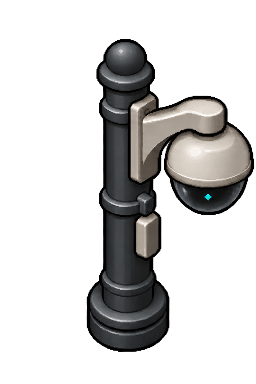
#> input picture docs/review/camera-shared-source/source/intact.png, 256 x 384 px
$ python build.py
#> lines starting #> are read from the running program, lines starting #| are printed output that depends on the picture; after the words box and inside, x2 and y2 are one past the last pixel; in counts of white or black regions, pixels touching at a corner belong together
from pathlib import Path
import json, hashlib
from PIL import Image, ImageDraw, ImageChops
ROOT=Path(__file__).resolve().parent
STATES=['intact','damaged','critical','destroyed']
def digest(p): return hashlib.sha256(p.read_bytes()).hexdigest()
# Authored source boundary around the changing dome; the suspension arm stays shared.
polygon=[(164,155),(172,143),(185,133),(199,137),(218,137),(227,127),(241,139),(255,154),(256,226),(163,226)]
mask=Image.new('L',(256,384));ImageDraw.Draw(mask).polygon(polygon,fill=255)
#> after `mask = Image.new('L', (256, 384))`: mask: PIL image 256x384 L; every value is 0
#> after `ImageDraw.Draw(mask).polygon(polygon, fill=255)`:
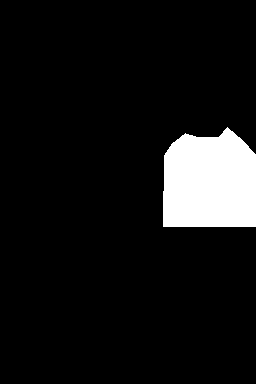
#> mask: PIL image 256x384 L; 8.3% white; 1 white region, box (x1, y1, x2, y2) and area: (163, 127, 256, 227) 8178
mask.save(ROOT/'head-mask.png')
intact=Image.open(ROOT/'source/intact.png').convert('RGBA')
#> intact is the input picture: PIL image 256x384 RGBA; mean R, G, B, A 23.4, 22.9, 22.2, 69.3
shared=intact.copy();shared.putalpha(ImageChops.multiply(shared.getchannel('A'),ImageChops.invert(mask)))
#> after `shared.putalpha(ImageChops.multiply(shared.getchannel('A'), ImageChops`:
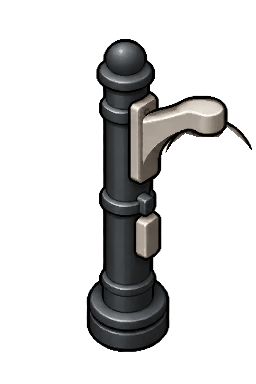
#> shared: PIL image 256x384 RGBA; mean R, G, B, A 23.4, 22.9, 22.2, 54.4; transparent parts drawn white
shared.save(ROOT/'shared-mount.png')
report=[];sheet=Image.new('RGB',(1024,480),'#30383b');draw=ImageDraw.Draw(sheet)
#> after `sheet = Image.new('RGB', (1024, 480), '#30383b')`:
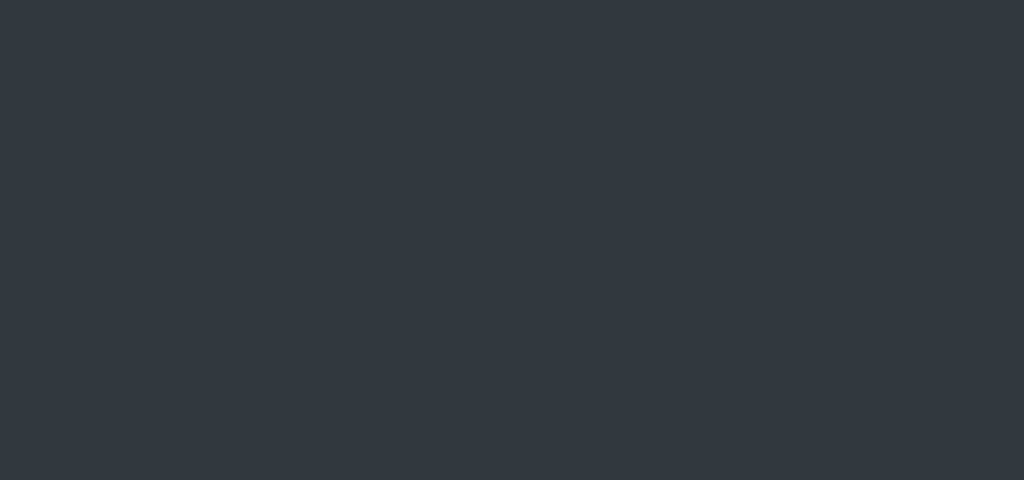
#> sheet: PIL image 1024x480 RGB; mean R, G, B 48, 56, 59
for i,s in enumerate(STATES):
 source=Image.open(ROOT/f'source/{s}.png').convert('RGBA')
 head=source.copy();head.putalpha(ImageChops.multiply(head.getchannel('A'),mask));head.save(ROOT/f'{s}-head.png')
#> after `head.putalpha(ImageChops.multiply(head.getchannel('A'), mask))`:
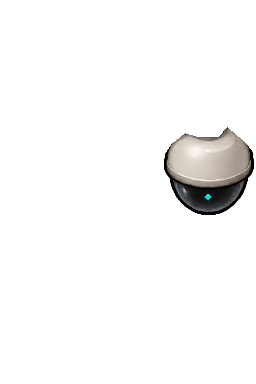
#> head: PIL image 256x384 RGBA; mean R, G, B, A 23.4, 22.9, 22.2, 14.9; transparent parts drawn white
 assembled=Image.alpha_composite(shared,head);assembled.save(ROOT/f'{s}.png')
 # Hard partition reconstructs original intact and keeps every exterior RGBA pixel fixed.
 outside=ImageChops.invert(mask)
 diff=ImageChops.difference(assembled,intact)
#> diff: PIL image 256x384 RGBA; every value is 0
 changed=sum(any(c for c in p) and m>0 for p,m in zip(diff.getdata(),outside.getdata()))
#> changed = 0
 assert changed==0
 if s=='intact': assert assembled.tobytes()==intact.tobytes()
 sheet.paste(assembled,(i*256,25),assembled)
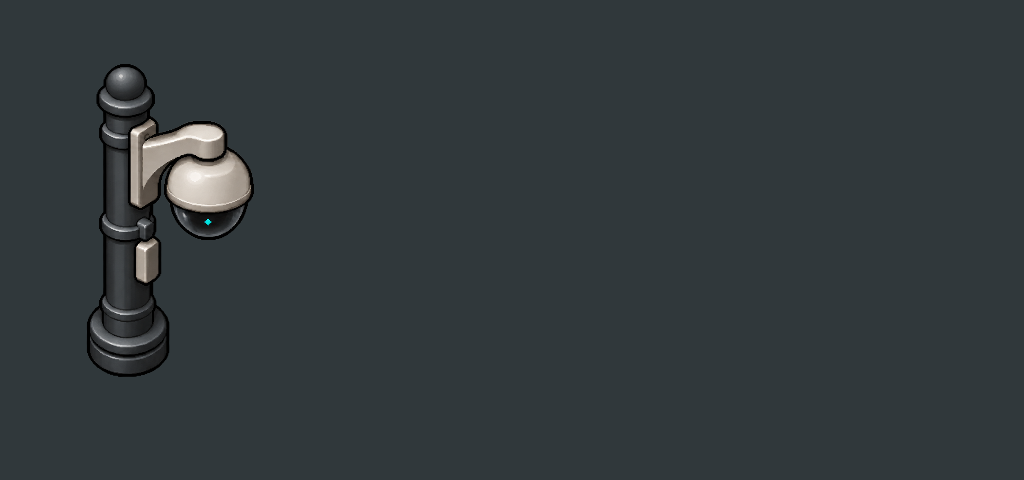
#> sheet: PIL image 1024x480 RGB; mean R, G, B 50, 57.5, 60.2
 native=assembled.resize((64,96),Image.Resampling.LANCZOS);sheet.paste(native,(i*256+96,380),native)
#> after `native = assembled.resize((64, 96), Image.Resampling.LANCZOS)`:
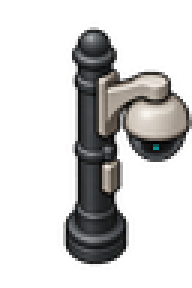
#> native: PIL image 64x96 RGBA (shown 3 times larger); mean R, G, B, A 23.8, 23.2, 22.6, 69.3; transparent parts drawn white
 draw.text((i*256+12,8),s,fill='white')
 report.append({'state':s,'sourceSha256':digest(ROOT/f'source/{s}.png'),'deliverySha256':digest(ROOT/f'{s}.png'),'outsideHeadChangedRGBApixels':changed,'alphaBounds':assembled.getbbox()})
#> pass 2 of the loop `for i,s in enumerate(STATES):`:
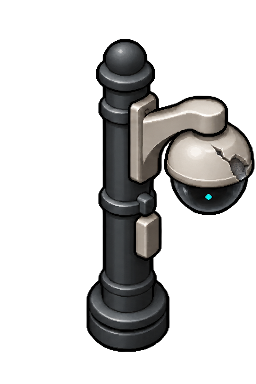
#> input picture docs/review/camera-shared-source/source/damaged.png, 256 x 384 px
#> source is the input picture: PIL image 256x384 RGBA; mean R, G, B, A 22.9, 22.4, 21.7, 69.9
#> `sheet.paste(assembled,(i*256,25),assembled)`:
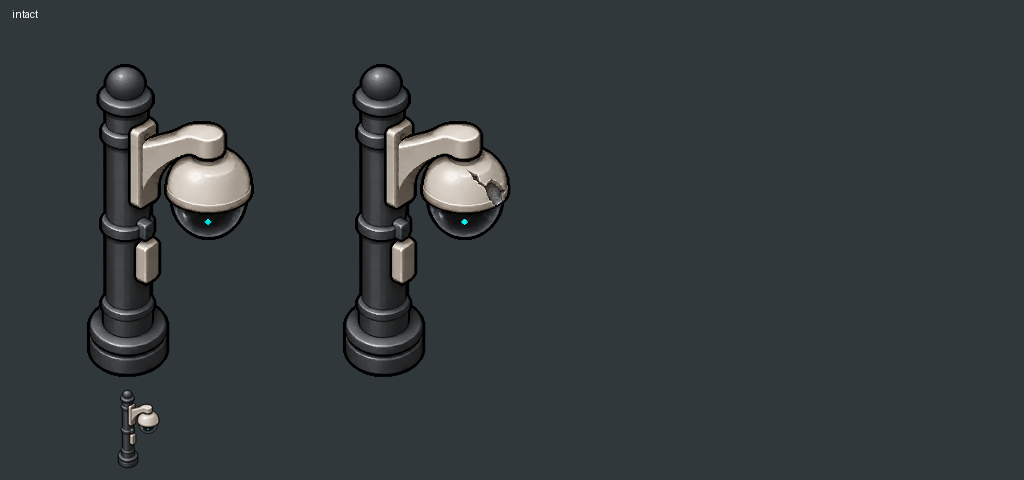
#> sheet: PIL image 1024x480 RGB; mean R, G, B 52.2, 59.1, 61.4
#> `native = assembled.resize((64, 96), Image.Resampling.LANCZOS)`:
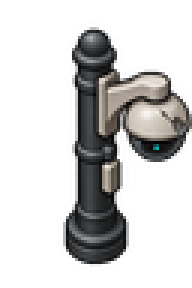
#> native: PIL image 64x96 RGBA (shown 3 times larger); mean R, G, B, A 23.4, 23, 22.3, 69.3; transparent parts drawn white
#> pass 3 of the loop `for i,s in enumerate(STATES):`:
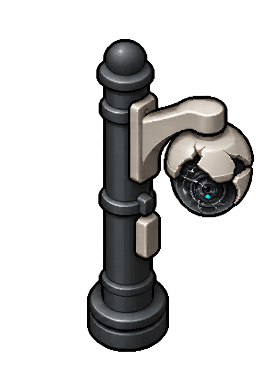
#> input picture docs/review/camera-shared-source/source/critical.png, 256 x 384 px
#> source is the input picture: PIL image 256x384 RGBA; mean R, G, B, A 21.9, 21.5, 20.9, 70
#> `sheet.paste(assembled,(i*256,25),assembled)`:
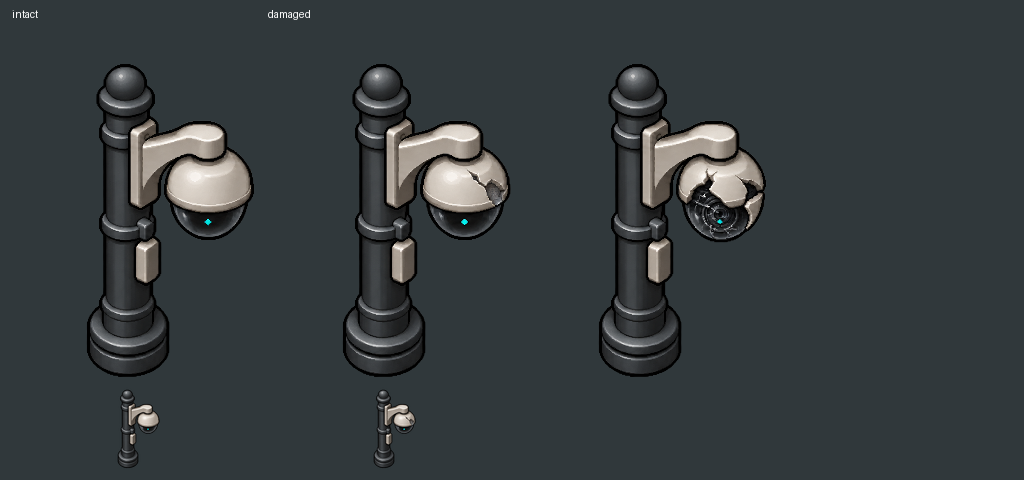
#> sheet: PIL image 1024x480 RGB; mean R, G, B 54.1, 60.4, 62.5
#> `native = assembled.resize((64, 96), Image.Resampling.LANCZOS)`:
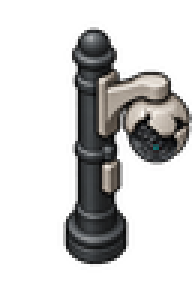
#> native: PIL image 64x96 RGBA (shown 3 times larger); mean R, G, B, A 22.4, 21.9, 21.3, 69.9; transparent parts drawn white
#> the loop made 4 passes; the first 3 are shown
sheet.save(ROOT/'comparison.png')
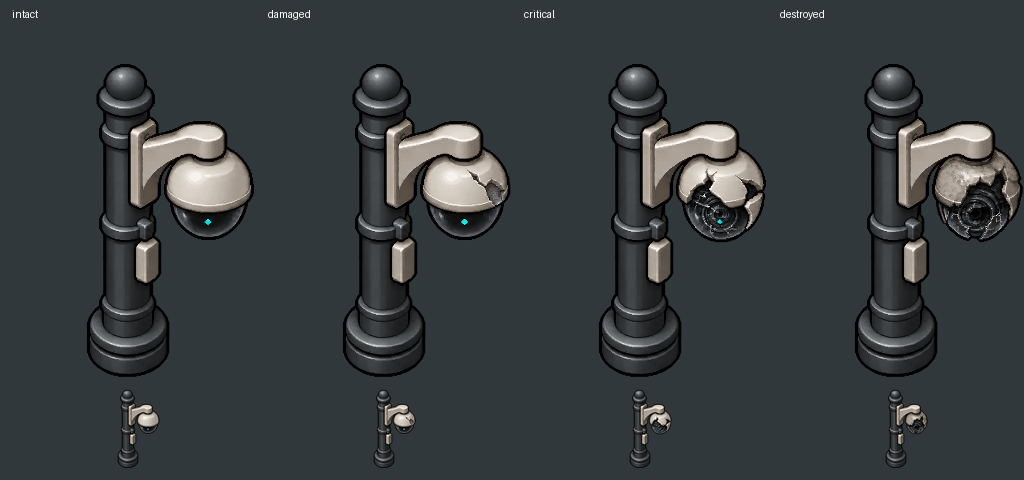
#> saved as comparison.png: PIL image 1024x480 RGB; mean R, G, B 55.8, 61.5, 63.3
(ROOT/'source-record.json').write_text(json.dumps({'status':'REVIEW_SOURCE_NOT_ADMITTED','canvasPixels':[256,384],'logicalCanvas':[64,96],'logicalGroundAnchor':[32,88],'headPolygon':polygon,'polygonStatus':'authored mask, not collision geometry','states':report},indent=2)+'\n')
